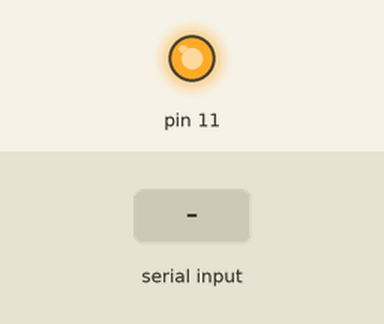
This sketch was run on a simulated Arduino Uno, built with avr-gcc and run on an emulated ATmega328P. Shown: output pins drawn as LEDs (lit = HIGH). The inputs (shaded band) are chosen by the test bench. What the sketch prints to the serial monitor is not drawn.

Above: at 1.2 s.
1.3 s: "0" received over Serial
Timing chart, 0 to 4.3 s (numbered marks = the images above; inputs shaded):
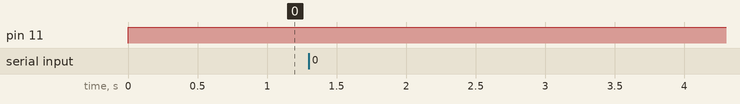

The sketch:

SistemaOperativoSerialRead.ino
```cpp
int Boton(8);
int Led(11);
int dato=0;
void setup() {
  // put your setup code here, to run once:
  Serial.begin(9600);
  pinMode(Boton,INPUT);
   pinMode(Led,OUTPUT);
}

void loop() {
 dato=Serial.read();
 Serial.write(dato);
 if(dato!='0'){
  digitalWrite(Led,HIGH);

 }
 else{
  digitalWrite(Led,LOW);
 }
 dato='0';

}
```
